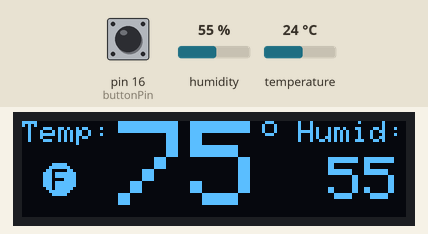
Simulated run of this sketch. Board: Arduino Uno, built with avr-gcc and run on an emulated ATmega328P. Shown: 128×32 one-colour display. Inputs (shaded band) come from the test bench; at power-on: humidity 55 %, pin 16 (buttonPin) LOW, temperature 24 °C. What the sketch prints to the serial monitor is not drawn.

Above: at 1.2 s.
1.3 s: humidity set to 22 %
At 2.2 s:
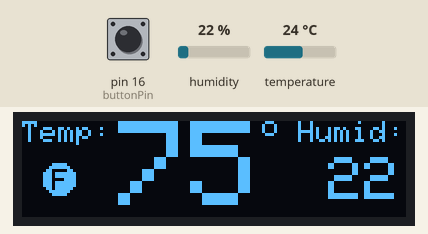
2.9 s: pin 16 (buttonPin) pulled HIGH for 1 s
At 4.6 s:
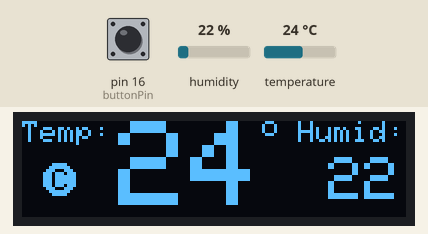
5.6 s: temperature set to 12 °C
At 6.9 s:
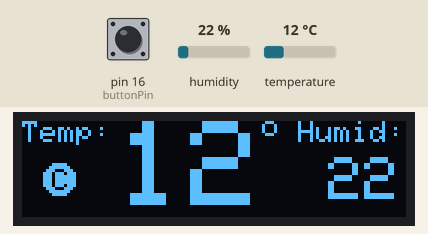
7.2 s: pin 16 (buttonPin) pulled HIGH for 1 s
At 9.4 s:
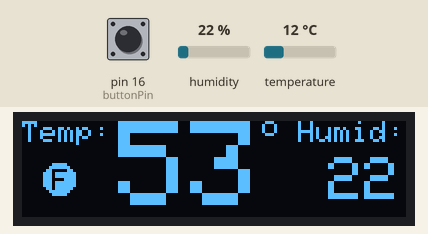
9.9 s: humidity set to 40 %
At 10.6 s:
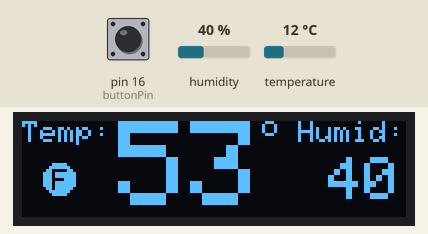
11.4 s: temperature set to 19 °C
At 11.9 s:
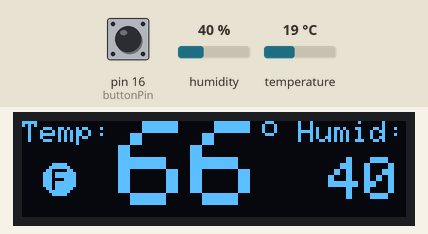
Timing chart, 0 to 13.9 s (numbered marks = the images above; inputs shaded):
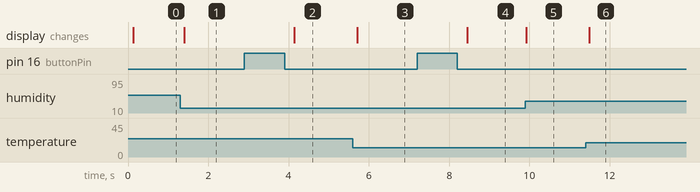

Measured:
- after the input at 1.3 s, the display: changes after 0.10 s (image 1)
- after the input at 2.9 s, the display: changes after 1.2 s (image 2)
- after the input at 5.6 s, the display: changes after 0.11 s (image 3)
- after the input at 7.2 s, the display: changes after 1.3 s (image 4)
- after the input at 9.9 s, the display: changes at once (image 5)
- after the input at 11.4 s, the display: changes after 0.09 s (image 6)

The sketch:

temperature-display.ino
```cpp
#include <Wire.h>
#include <Adafruit_GFX.h>
#include <Adafruit_SSD1306.h>
#include <Adafruit_AHTX0.h>

// Display
#define SCREEN_ADDRESS 0x3C // OLED I2C Address
#define SCREEN_WIDTH 128 // OLED display width, in pixels
#define SCREEN_HEIGHT 32 // OLED display height, in pixels
// Declaration for an SSD1306 display connected to I2C (SDA, SCL pins)
#define OLED_RESET -1 // Reset pin # (or -1 if sharing Arduino reset pin)
Adafruit_SSD1306 display(SCREEN_WIDTH, SCREEN_HEIGHT, &Wire, OLED_RESET);

// Temp/Humid Sensor
#define SENSOR_ADDRESS 0x38; // Sensor I2C Address
Adafruit_AHTX0 aht;
int TEMP = 0;
int HMDTY = 0;
bool calcFahrenheit = true;

// Button
// constants won't change. They're used here to set pin
const int buttonPin = 16;    // the number of the pushbut

// Variables will change:
int buttonState;             // the current reading from the input pin
int lastButtonState = LOW;   // the previous reading from the input pin

// the following variables are unsigned longs because the time, measured in
// milliseconds, will quickly become a bigger number than can be stored in an int.
unsigned long lastDebounceTime = 0;  // the last time the output pin was toggled
unsigned long debounceDelay = 50;    // the debounce time; increase if the output flickers

void update_display() {

  display.clearDisplay(); // Clear
  display.setTextColor(SSD1306_WHITE); // Draw white text (white ~= LED-ON)
  display.cp437(true); // Use full 256 char 'Code Page 437' font

  display.setTextSize(1);
  display.setCursor(0, 0);
  display.print("Temp: ");

  display.fillCircle(12, 19, 5, SSD1306_WHITE);
  display.setTextColor(SSD1306_BLACK); // Draw white text (white ~= LED-ON)
  display.setCursor(10, 16);
  if (calcFahrenheit){ display.print("F"); }
  if (!calcFahrenheit){ display.print("C"); }

  display.setTextColor(SSD1306_WHITE); // Draw white text (white ~= LED-ON)
  display.setTextSize(4);
  display.setCursor(32, 0);
  display.print(TEMP);
  display.drawCircle(82, 2, 2, SSD1306_WHITE);

  display.setTextSize(1);
  display.setCursor(92, 0);
  display.print("Humid:");

  display.setTextSize(2);
  display.setCursor(102, 12);
  display.print(HMDTY);

  display.display();

}

void setup(void) {

  Wire.begin();
  Serial.begin(115200);

  if (! aht.begin()) {
    display.setTextSize(1);
    display.setCursor(0, 0);
    display.print("Could not find AHT? Check wiring");
    display.display();
    Serial.println("Could not find AHT? Check wiring");
    while (1) delay(10);
  }

  // SSD1306_SWITCHCAPVCC = generate display voltage from 3.3V internally
  if(!display.begin(SSD1306_SWITCHCAPVCC, SCREEN_ADDRESS)) {
    Serial.println(F("SSD1306 allocation failed"));
    for(;;); // Don't proceed, loop forever
  }

  pinMode(buttonPin, INPUT);

  display.clearDisplay(); // Clear
  display.setTextColor(SSD1306_WHITE); // Draw white text (white ~= LED-ON)
  display.cp437(true); // Use full 256 char 'Code Page 437' font
  display.dim(false);

}

void loop() {
  sensors_event_t humidity, temp;
  aht.getEvent(&humidity, &temp);// populate temp and humidity objects with fresh data
  Serial.print("Temperature: "); Serial.print(temp.temperature); Serial.println(" degrees C");
  Serial.print("Humidity: "); Serial.print(humidity.relative_humidity); Serial.println("% rH");

  if (calcFahrenheit){ TEMP = (temp.temperature * 1.8) + 32;}
  if (!calcFahrenheit){ TEMP = temp.temperature; }
  HMDTY = humidity.relative_humidity;

  update_display();

  // read the state of the switch into a local variable:
  int reading = digitalRead(buttonPin);
  // check to see if you just pressed the button
  // (i.e. the input went from LOW to HIGH), and you've waited long enough
  // since the last press to ignore any noise:
  // If the switch changed, due to noise or pressing:
  if (reading != lastButtonState) {
    // reset the debouncing timer
    lastDebounceTime = millis();
  }
  if ((millis() - lastDebounceTime) > debounceDelay) {
    // whatever the reading is at, it's been there for longer than the debounce
    // delay, so take it as the actual current state:
    // if the button state has changed:
    if (reading != buttonState) {
      buttonState = reading;
      // only toggle the LED if the new button state is HIGH
      if (buttonState == LOW) {
        calcFahrenheit = !calcFahrenheit;
      }
    }
  }

  lastButtonState = reading;
}
```
